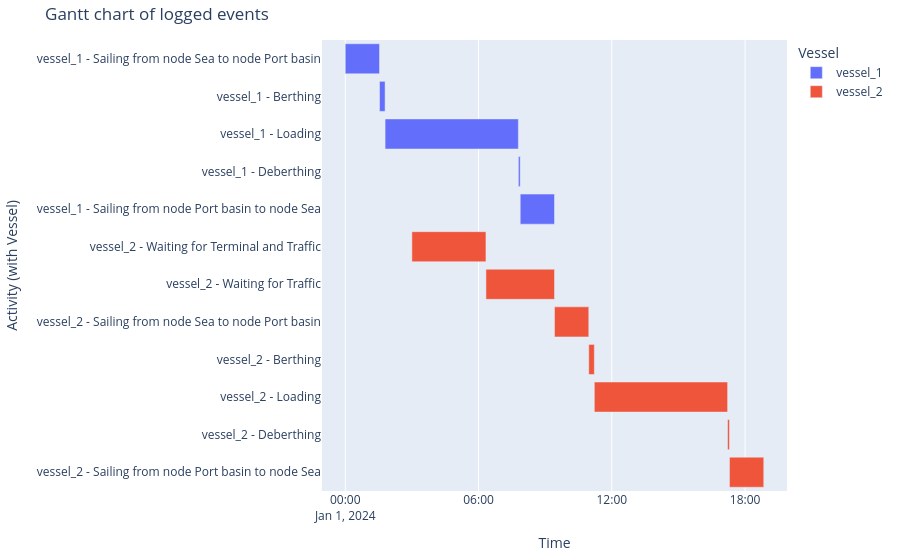

Here is the notebook cell this chart was saved with:
### Markdown cell above
###### Vessel processes
And the Gantt chart

### Code cell
df_eventtable = logbook2eventtable([vessel_1, vessel_2])
generate_vessel_gantt_chart(df_eventtable)

### Figure 1 — Plotly figure (JSON) as saved in the notebook; plotly's stock layout.template omitted (floating-point values rounded to 4 significant figures)
{"data": [{"base": ["2024-01-01T00:00:00.000000000", "2024-01-01T01:32:35.555556000", "2024-01-01T01:47:35.555556000", "2024-01-01T07:47:35.555556000", "2024-01-01T07:52:35.555556000"], "hovertemplate": "object name=vessel_1<br>start time=%{base}<br>stop time=%{x}<br>activity label=%{y}<extra></extra>", "legendgroup": "vessel_1", "marker": {"color": "#636efa", "pattern": {"shape": ""}}, "name": "vessel_1", "orientation": "h", "showlegend": true, "textposition": "auto", "type": "bar", "x": [5555555, 900000, 21600000, 300000, 5555555], "xaxis": "x", "y": ["vessel_1 - Sailing from node Sea to node Port basin", "vessel_1 - Berthing", "vessel_1 - Loading", "vessel_1 - Deberthing", "vessel_1 - Sailing from node Port basin to node Sea"], "yaxis": "y"}, {"base": ["2024-01-01T03:00:00.000000000", "2024-01-01T06:19:59.999999000", "2024-01-01T09:25:11.111110000", "2024-01-01T10:57:46.666666000", "2024-01-01T11:12:46.666666000", "2024-01-01T17:12:46.666666000", "2024-01-01T17:17:46.666666000"], "hovertemplate": "object name=vessel_2<br>start time=%{base}<br>stop time=%{x}<br>activity label=%{y}<extra></extra>", "legendgroup": "vessel_2", "marker": {"color": "#EF553B", "pattern": {"shape": ""}}, "name": "vessel_2", "orientation": "h", "showlegend": true, "textposition": "auto", "type": "bar", "x": [11999999, 11111111, 5555555, 900000, 21600000, 300000, 5555555], "xaxis": "x", "y": ["vessel_2 - Waiting for Terminal and Traffic", "vessel_2 - Waiting for Traffic", "vessel_2 - Sailing from node Sea to node Port basin", "vessel_2 - Berthing", "vessel_2 - Loading", "vessel_2 - Deberthing", "vessel_2 - Sailing from node Port basin to node Sea"], "yaxis": "y"}], "layout": {"barmode": "overlay", "legend": {"title": {"text": "Vessel"}, "tracegroupgap": 0}, "margin": {"b": 20, "l": 20, "r": 20, "t": 40}, "title": {"text": "Gantt chart of logged events"}, "xaxis": {"anchor": "y", "domain": [0, 1], "title": {"text": "Time"}, "type": "date"}, "yaxis": {"anchor": "x", "autorange": "reversed", "domain": [0, 1], "title": {"text": "Activity (with Vessel)"}}}}
